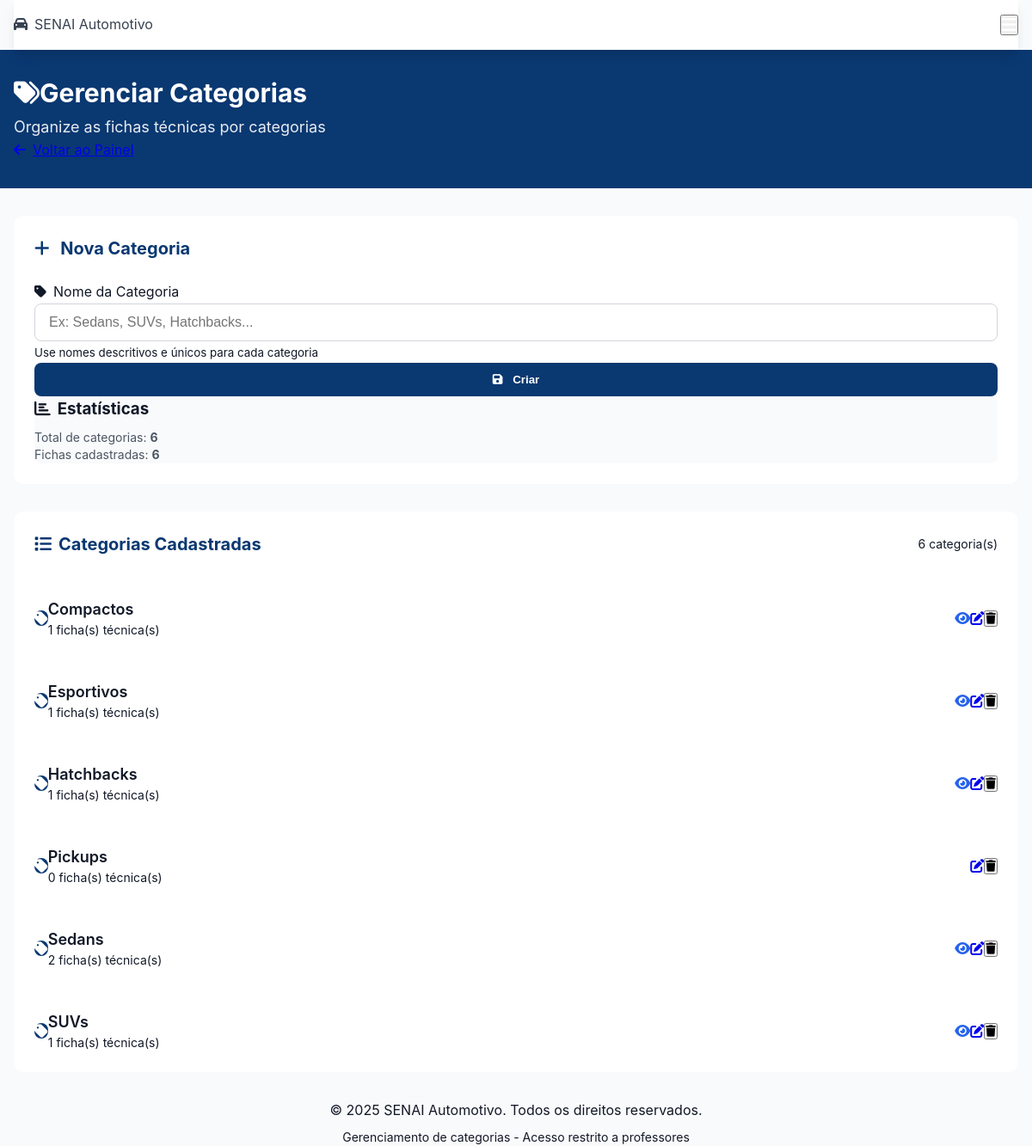
The page /categorias.php (signed in) on the database its author committed.
### tables this page shows
CREATE TABLE IF NOT EXISTS categorias (
    id INT AUTO_INCREMENT PRIMARY KEY,
    nome VARCHAR(255) NOT NULL UNIQUE
);

### categorias.php (the view, shortened to what this page needs)
<?php
$host = 'localhost';
$dbname = 'senai_automotivo';
$username = 'root';
$password = '';
try {
    $pdo = new PDO("mysql:host=$host;dbname=$dbname", $username, $password);
    $pdo->setAttribute(PDO::ATTR_ERRMODE, PDO::ERRMODE_EXCEPTION);
} catch(PDOException $e) {
    die("Erro na conexão: " . $e->getMessage());
}
$stmt = $pdo->query("SELECT c.*, COUNT(f.id) as total_fichas
                     FROM categorias c
                     LEFT JOIN fichas_tecnicas f ON c.id = f.categoria_id
                     GROUP BY c.id
                     ORDER BY c.nome");
$categorias = $stmt->fetchAll(PDO::FETCH_ASSOC);
$editCategoria = null;
?>
<!DOCTYPE html>
<html lang="pt-BR">
<head>
    <link rel="stylesheet" href="style.css">
    <link rel="stylesheet" href="https://cdn.jsdelivr.net/npm/@fortawesome/fontawesome-free@6.4.0/css/all.min.css">
</head>
<body>
    <header class="header">
        <div class="container mx-auto px-4">
            <nav class="flex justify-between items-center py-4">
                <a href="index.php" class="logo">
                    <i class="fas fa-car mr-2"></i>SENAI Automotivo
                </a>
                <button class="md:hidden text-white" onclick="toggleMobileMenu()">
                    <i class="fas fa-bars text-xl"></i>
                </button>
            </nav>
        </div>
    </header>
    <section class="bg-senai-blue text-white py-8">
        <div class="container mx-auto px-4">
            <div class="flex flex-col md:flex-row justify-between items-start md:items-center">
                <div>
                    <h1 class="text-3xl font-bold mb-2">
                        <i class="fas fa-tags mr-3"></i>Gerenciar Categorias
                    </h1>
                    <p class="text-lg opacity-90">
                        Organize as fichas técnicas por categorias
                    </p>
                </div>
                <div class="mt-4 md:mt-0">
                    <a href="painel_professor.php" class="btn btn-secondary">
                        <i class="fas fa-arrow-left mr-2"></i>Voltar ao Painel
                    </a>
                </div>
            </div>
        </div>
    </section>
    <section class="py-8">
        <div class="container mx-auto px-4">
            <div class="grid grid-cols-1 lg:grid-cols-3 gap-8">
                <div class="lg:col-span-1">
                    <div class="bg-white rounded-xl shadow p-6">
                        <h2 class="text-xl font-bold senai-blue mb-6">
                            <i class="fas fa-plus mr-2"></i>
                            <?php echo $editCategoria ? 'Editar Categoria' : 'Nova Categoria'; ?>
                        </h2>
                        <form method="POST">
                            <div class="form-group">
                                <label for="nome" class="form-label">
                                    <i class="fas fa-tag mr-2"></i>Nome da Categoria
                                </label>
                                <input type="text"
                                       id="nome"
                                       name="nome"
                                       class="form-input"
                                       placeholder="Ex: Sedans, SUVs, Hatchbacks..."
                                       value="<?php echo htmlspecialchars($editCategoria['nome'] ?? ''); ?>"
                                       required>
                                <small class="text-gray-500">
                                    Use nomes descritivos e únicos para cada categoria
                                </small>
                            </div>
                            <div class="flex gap-3">
                                <button type="submit" class="btn btn-primary flex-1">
                                    <i class="fas fa-save mr-2"></i>
                                    <?php echo $editCategoria ? 'Atualizar' : 'Criar'; ?>
                                </button>
                            </div>
                        </form>
                        <div class="mt-8 p-4 bg-gray-50 rounded-lg">
                            <h3 class="font-bold text-gray-800 mb-2">
                                <i class="fas fa-chart-bar mr-2"></i>Estatísticas
                            </h3>
                            <div class="text-sm text-gray-600">
                                <p>Total de categorias: <strong><?php echo count($categorias); ?></strong></p>
                                <p>Fichas cadastradas: <strong><?php echo array_sum(array_column($categorias, 'total_fichas')); ?></strong></p>
                            </div>
                        </div>
                    </div>
                </div>
                <div class="lg:col-span-2">
                    <div class="bg-white rounded-xl shadow">
                        <div class="p-6 border-b border-gray-200">
                            <div class="flex justify-between items-center">
                                <h2 class="text-xl font-bold senai-blue">
                                    <i class="fas fa-list mr-2"></i>Categorias Cadastradas
                                </h2>
                                <div class="text-sm text-gray-500">
                                    <?php echo count($categorias); ?> categoria(s)
                                </div>
                            </div>
                        </div>
                        <?php if (empty($categorias)): ?>
                            <div class="p-8 text-center">
                                <i class="fas fa-tags text-6xl text-gray-300 mb-4"></i>
                                <h3 class="text-xl font-bold text-gray-600 mb-2">Nenhuma categoria cadastrada</h3>
                                <p class="text-gray-500">
                                    Crie sua primeira categoria para organizar as fichas técnicas
                                </p>
                            </div>
                        <?php else: ?>
                            <div class="divide-y divide-gray-200">
                                <?php foreach ($categorias as $categoria): ?>
                                    <div class="p-6 hover:bg-gray-50 transition-colors">
                                        <div class="flex items-center justify-between">
                                            <div class="flex items-center">
                                                <div class="w-12 h-12 bg-senai-blue rounded-lg flex items-center justify-center mr-4">
                                                    <i class="fas fa-tag text-white text-lg"></i>
                                                </div>
                                                <div>
                                                    <h3 class="text-lg font-semibold text-gray-900">
                                                        <?php echo htmlspecialchars($categoria['nome']); ?>
                                                    </h3>
                                                    <p class="text-sm text-gray-500">
                                                        <?php echo $categoria['total_fichas']; ?> ficha(s) técnica(s)
                                                    </p>
                                                </div>
                                            </div>
                                            <div class="flex items-center space-x-3">
                                                <?php if ($categoria['total_fichas'] > 0): ?>
                                                    <a href="fichas.php?categoria=<?php echo $categoria['id']; ?>"
                                                       class="text-blue-600 hover:text-blue-800"
                                                       title="Ver fichas desta categoria">
                                                        <i class="fas fa-eye"></i>
                                                    </a>
                                                <?php endif; ?>
                                                <a href="categorias.php?edit=<?php echo $categoria['id']; ?>"
                                                   class="text-green-600 hover:text-green-800"
                                                   title="Editar categoria">
                                                    <i class="fas fa-edit"></i>
                                                </a>
                                                <button onclick="confirmDelete(<?php echo $categoria['id']; ?>, '<?php echo addslashes($categoria['nome']); ?>', <?php echo $categoria['total_fichas']; ?>)"
                                                        class="text-red-600 hover:text-red-800"
                                                        title="Excluir categoria">
                                                    <i class="fas fa-trash"></i>
                                                </button>
                                            </div>
                                        </div>
                                    </div>
                                <?php endforeach; ?>
                            </div>
                        <?php endif; ?>
                    </div>
                </div>
            </div>
        </div>
    </section>
    <footer class="footer">
        <div class="container mx-auto px-4">
            <div class="text-center">
                <p>&copy; <?php echo date('Y'); ?> SENAI Automotivo. Todos os direitos reservados.</p>
                <p class="mt-2 text-sm opacity-75">
                    Gerenciamento de categorias - Acesso restrito a professores
                </p>
            </div>
        </div>
    </footer>
</body>
</html>

### style.css (style rules this page uses)
:root { --senai-blue: #0A3871; --senai-red: #E31E24; --senai-dark: #1D2939; --gray-50: #f9fafb; --gray-100: #f3f4f6; --gray-200: #e5e7eb; --gray-300: #d1d5db; --gray-400: #9ca3af; --gray-500: #6b7280; --gray-600: #4b5563; --gray-700: #374151; --gray-800: #1f2937; --gray-900: #111827; --blue-600: #2563eb; --blue-700: #1d4ed8; --blue-800: #1e40af; }
* { margin: 0; padding: 0; box-sizing: border-box; }
body { font-family: -apple-system, BlinkMacSystemFont, "Segoe UI", Roboto, "Helvetica Neue", Arial, sans-serif; line-height: 1.6; color: var(--gray-900); background-color: var(--gray-50); }
.mx-auto { margin-left: auto; margin-right: auto; }
.px-4 { padding-left: 1rem; padding-right: 1rem; }
.py-4 { padding-top: 1rem; padding-bottom: 1rem; }
.py-8 { padding-top: 2rem; padding-bottom: 2rem; }
.p-6 { padding: 1.5rem; }
.mb-6 { margin-bottom: 1.5rem; }
.mr-2 { margin-right: 0.5rem; }
.flex { display: flex; }
.justify-between { justify-content: space-between; }
.justify-center { justify-content: center; }
.items-center { align-items: center; }
.flex-col { flex-direction: column; }
.flex-1 { flex: 1 1 0%; }
.grid { display: grid; }
.grid-cols-1 { grid-template-columns: repeat(1, minmax(0, 1fr)); }
.gap-8 { gap: 2rem; }
.bg-white { background-color: #ffffff; }
.bg-gray-50 { background-color: var(--gray-50); }
.bg-senai-blue { background-color: var(--senai-blue); }
.text-white { color: #ffffff; }
.text-gray-600 { color: var(--gray-600); }
.text-blue-600 { color: var(--blue-600); }
.senai-blue { color: var(--senai-blue); }
.text-xl { font-size: 1.25rem; line-height: 1.75rem; }
.text-3xl { font-size: 1.875rem; line-height: 2.25rem; }
.text-lg { font-size: 1.125rem; line-height: 1.75rem; }
.text-sm { font-size: 0.875rem; line-height: 1.25rem; }
.font-bold { font-weight: 700; }
.font-semibold { font-weight: 600; }
.text-center { text-align: center; }
.rounded-xl { border-radius: 0.75rem; }
.rounded-lg { border-radius: 0.5rem; }
.mt-2 { margin-top: 0.5rem; }
.opacity-90 { opacity: 0.9; }
nav { background-color: #ffffff; box-shadow: 0 10px 15px -3px rgba(0, 0, 0, 0.1), 0 4px 6px -2px rgba(0, 0, 0, 0.05); position: sticky; top: 0; z-index: 50; }
nav a { color: var(--gray-700); text-decoration: none; transition: color 0.3s ease; }
.btn-primary { background-color: var(--senai-blue); border-color: var(--senai-blue); color: #ffffff; padding: 0.75rem 1.5rem; border-radius: 0.5rem; border: none; cursor: pointer; font-weight: 600; transition: all 0.3s ease; text-decoration: none; display: inline-block; text-align: center; }
input[type="text"], input[type="email"], input[type="password"], input[type="number"], select, textarea { width: 100%; padding: 0.75rem 1rem; border: 1px solid var(--gray-300); border-radius: 0.5rem; font-size: 1rem; transition: all 0.3s ease; }
.transition-colors { transition: color 0.3s ease; }
.mb-2 { margin-bottom: 0.5rem; }

### rows shown on the page
categorias: nome "Compactos", total_fichas "1"
categorias: nome "Esportivos", total_fichas "1"
categorias: nome "Hatchbacks", total_fichas "1"
categorias: nome "Pickups", total_fichas "0"
categorias: nome "Sedans", total_fichas "2"
categorias: nome "SUVs", total_fichas "1"

### other values the page prints
count($categorias) "6"
array_sum(array_column($categorias, 'total_fichas')) "6"
